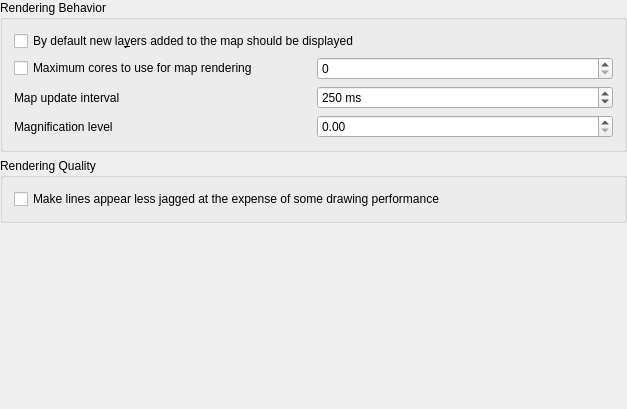
<?xml version="1.0" encoding="UTF-8"?>
<ui version="4.0">
 <class>QgsRenderingOptionsWidgetBase</class>
 <widget class="QWidget" name="QgsRenderingOptionsWidgetBase">
  <property name="geometry">
   <rect>
    <x>0</x>
    <y>0</y>
    <width>627</width>
    <height>409</height>
   </rect>
  </property>
  <property name="sizePolicy">
   <sizepolicy hsizetype="Minimum" vsizetype="Minimum">
    <horstretch>0</horstretch>
    <verstretch>0</verstretch>
   </sizepolicy>
  </property>
  <property name="windowTitle">
   <string>GPS Device Editor</string>
  </property>
  <layout class="QGridLayout" name="gridLayout">
   <property name="leftMargin">
    <number>0</number>
   </property>
   <property name="topMargin">
    <number>0</number>
   </property>
   <property name="rightMargin">
    <number>0</number>
   </property>
   <property name="bottomMargin">
    <number>0</number>
   </property>
   <item row="0" column="0">
    <widget class="QgsCollapsibleGroupBox" name="groupBox_5">
     <property name="title">
      <string>Rendering Behavior</string>
     </property>
     <layout class="QGridLayout" name="gridLayout_2">
      <item row="0" column="0" colspan="2">
       <widget class="QCheckBox" name="chkAddedVisibility">
        <property name="text">
         <string>By default new la&amp;yers added to the map should be displayed</string>
        </property>
       </widget>
      </item>
      <item row="1" column="0">
       <widget class="QCheckBox" name="chkMaxThreads">
        <property name="text">
         <string>Maximum cores to use for map rendering</string>
        </property>
       </widget>
      </item>
      <item row="2" column="1">
       <widget class="QgsSpinBox" name="spinMapUpdateInterval">
        <property name="suffix">
         <string> ms</string>
        </property>
        <property name="maximum">
         <number>999999</number>
        </property>
        <property name="singleStep">
         <number>50</number>
        </property>
        <property name="value">
         <number>250</number>
        </property>
       </widget>
      </item>
      <item row="3" column="0">
       <widget class="QLabel" name="labelMagnifier">
        <property name="text">
         <string>Magnification level</string>
        </property>
       </widget>
      </item>
      <item row="1" column="1">
       <widget class="QgsSpinBox" name="spinMaxThreads"/>
      </item>
      <item row="2" column="0">
       <widget class="QLabel" name="label_56">
        <property name="text">
         <string>Map update interval</string>
        </property>
       </widget>
      </item>
      <item row="3" column="1">
       <widget class="QgsDoubleSpinBox" name="doubleSpinBoxMagnifierDefault"/>
      </item>
     </layout>
    </widget>
   </item>
   <item row="1" column="0">
    <widget class="QgsCollapsibleGroupBox" name="groupBox_8">
     <property name="title">
      <string>Rendering Quality</string>
     </property>
     <layout class="QVBoxLayout" name="_5">
      <property name="leftMargin">
       <number>11</number>
      </property>
      <property name="topMargin">
       <number>11</number>
      </property>
      <property name="rightMargin">
       <number>11</number>
      </property>
      <property name="bottomMargin">
       <number>11</number>
      </property>
      <item>
       <widget class="QCheckBox" name="chkAntiAliasing">
        <property name="text">
         <string>Make lines appear less jagged at the expense of some drawing performance</string>
        </property>
       </widget>
      </item>
     </layout>
    </widget>
   </item>
   <item row="2" column="0">
    <spacer name="verticalSpacer">
     <property name="orientation">
      <enum>Qt::Vertical</enum>
     </property>
     <property name="sizeHint" stdset="0">
      <size>
       <width>20</width>
       <height>40</height>
      </size>
     </property>
    </spacer>
   </item>
  </layout>
 </widget>
 <layoutdefault spacing="6" margin="11"/>
 <customwidgets>
  <customwidget>
   <class>QgsCollapsibleGroupBox</class>
   <extends>QGroupBox</extends>
   <header>qgscollapsiblegroupbox.h</header>
   <container>1</container>
  </customwidget>
  <customwidget>
   <class>QgsSpinBox</class>
   <extends>QSpinBox</extends>
   <header>qgsspinbox.h</header>
  </customwidget>
  <customwidget>
   <class>QgsDoubleSpinBox</class>
   <extends>QDoubleSpinBox</extends>
   <header>qgsdoublespinbox.h</header>
  </customwidget>
 </customwidgets>
 <resources/>
 <connections/>
</ui>
